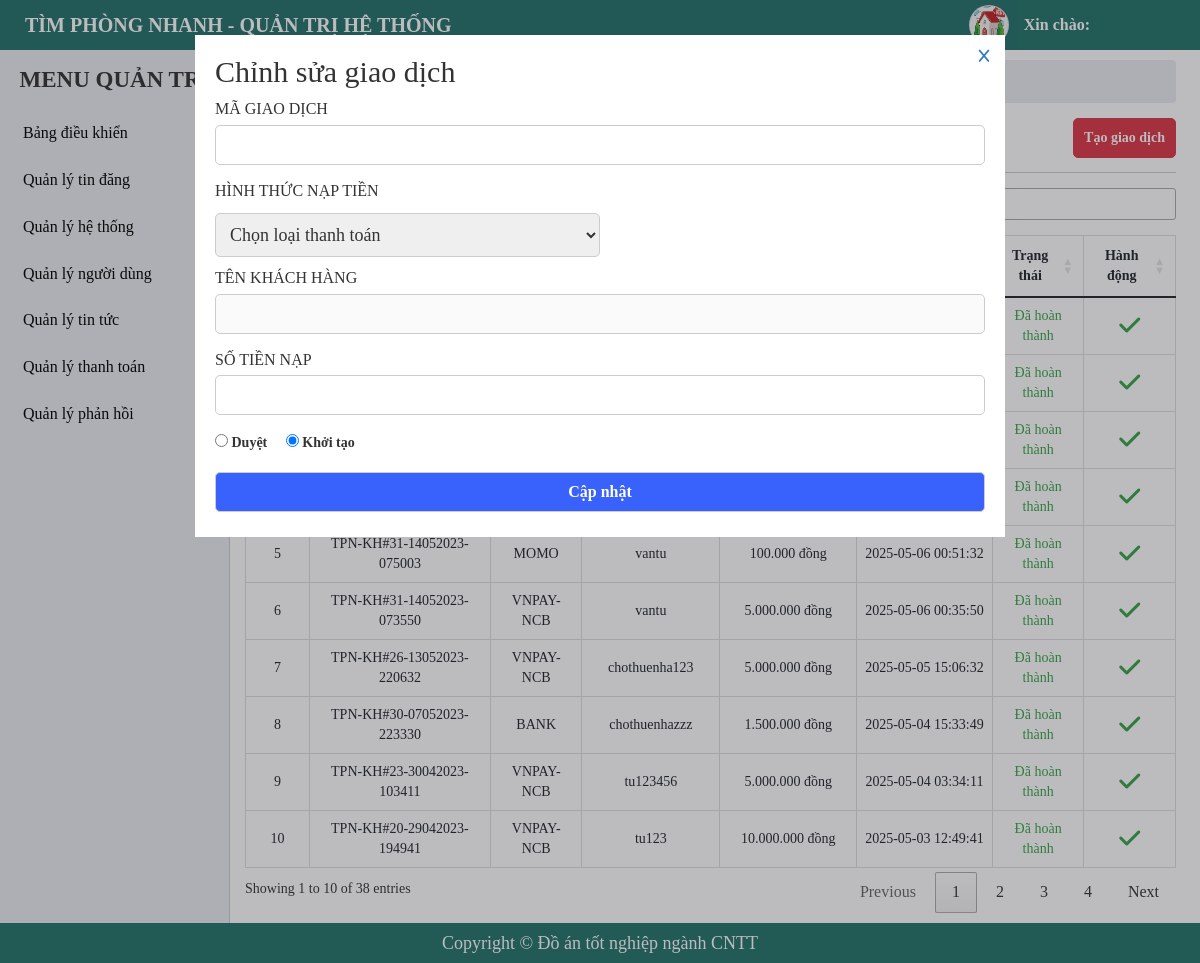
/admin/deposit-money-manager.php?id=167, run on the app's committed database.
### tables this page shows
CREATE TABLE `tbl_deposit_money` (
  `id` int(20) NOT NULL,
  `pay_code` varchar(255) NOT NULL,
  `pay_price` bigint(20) NOT NULL,
  `payments` varchar(255) NOT NULL,
  `user_id` bigint(20) NOT NULL,
  `status` tinyint(4) NOT NULL DEFAULT 0,
  `created_at` timestamp NOT NULL DEFAULT current_timestamp()
);

CREATE TABLE `tbl_user` (
  `id` bigint(20) NOT NULL,
  `fullname` varchar(255) NOT NULL,
  `username` varchar(255) NOT NULL,
  `password` varchar(255) NOT NULL,
  `email` varchar(255) NOT NULL,
  `phone` varchar(255) NOT NULL,
  `zalo` varchar(255) DEFAULT NULL,
  `address` varchar(255) DEFAULT NULL,
  `facebook` varchar(255) DEFAULT NULL,
  `avatar` varchar(255) DEFAULT NULL COMMENT 'ảnh đại diện',
  `balance` bigint(255) DEFAULT 0 COMMENT 'Số dư',
  `status` tinyint(4) NOT NULL DEFAULT 1 COMMENT 'trạng thái',
  `created_at` timestamp NOT NULL DEFAULT current_timestamp(),
  `created_ad` timestamp NOT NULL DEFAULT current_timestamp()
);

### admin/deposit-money-manager.php (the view, shortened to what this page needs)
<?php
    include './include/connect.php';
    $queryDep = $conn->prepare("SELECT dep.*, us.username FROM tbl_deposit_money dep JOIN tbl_user us ON us.id = dep.user_id ORDER BY dep.status ASC, dep.created_at DESC");
    $queryDep->execute();
    $resultsDep = $queryDep->fetchAll(PDO::FETCH_OBJ);
    $updateId = isset($_GET['id'])?$_GET['id']:'';
    if($updateId){
        $queryUpdate = $conn->prepare("SELECT dep.*, us.username FROM tbl_deposit_money dep JOIN tbl_user us ON us.id = dep.user_id WHERE dep.id = $updateId");
        $queryUpdate->execute();
        $resultsUpdate = $queryUpdate->fetch(PDO::FETCH_OBJ);
    }
?>
<!DOCTYPE html>
<html lang="en">
<head>
    <?php include('include/link-css.php');?>
</head>
<body>
    <?php
     include('include/header.php');
    ?>
    <div id="main">
        <?php
        include('include/sidebar.php');
        ?>
        <div id="main-right">
            <nav aria-label="breadcrumb">
                <ol class="breadcrumb">
                    <li class="breadcrumb-item"><a href="#">Trang quản trị</a></li>
                    <li class="breadcrumb-item"><a href="#">Quản lý hệ thống</a></li>
                    <li class="breadcrumb-item active" aria-current="page">Quản lý nạp tiền</li>
                </ol>
            </nav>
            <section class="main-right-title">
                <div class="form-title">
                    <h1>Quản lý nạp tiền</h1>
                </div>
                <div class="account-btn">
                    <button class="btn btn-post btn-add">Tạo giao dịch</button>
                </div>
            </section>
            <div class="main-right-table">
                <table class="table table-bordered table-post-list" id = "table-manage">
                    <thead>
                        <tr>
                            <th style="width: 5%;" >STT</th>
                            <th style="width: 20%;" >Mã giao dịch</th>
                            <th style="width: 10%;" >Hình thức</th>
                            <th style="width: 15%;" >Khách hàng</th>
                            <th style="width: 15%;" >Số tiền</th>
                            <th style="width: 15%;" >Ngày thực hiện</th>
                            <th style="width: 10%;" >Trạng thái</th>
                            <th style="width: 10%;" >Hành động</th>
                        </tr>
                    </thead>
                    <tbody >
                        <?php foreach ($resultsDep as $key => $value) { ?>
                            <tr>
                                <td><?php echo $key+1 ?></td>
                                <td>
                                    <p><?php echo $value -> pay_code ?></p>
                                </td>
                                <td>
                                    <p><?php echo $value ->payments ?></p>
                                </td>
                                <td>
                                    <p><?php echo $value -> username ?></p>
                                </td>
                                <td>
                                <div class="post_price">
                                        <?php
                                            $tien = (int) $value->pay_price;
                                            $bien = number_format($tien,0,",",".");
                                            echo $bien." đồng";
                                        ?>
                                    </div>
                                </td>
                                <td>
                                    <p><?php echo $value -> created_at ?></p>
                                </td>
                                <td>
                                    <?php if( $value -> status == 1){ ?>
                                        <p style = "color: #37a344;" >Đã hoàn thành</p>
                                    <?php }else{ ?>
                                        <p style = "color: red;">Khởi tạo</p>
                                    <?php } ?>
                                </td>
                                <td>
                                    <?php if( $value -> status == 1){ ?>
                                        <p class="btn-setting btn-edit" style = "color: #37a344;"><i class="fa-solid fa-check"></i></p>
                                    <?php } ?>
                                </td>
                            </tr>
                        <?php } ?>
                    </tbody>
                </table>
            </div>
        </div>
        <?php if(isset($_GET['id'])){?>
        <div class="form-act form-animation" style ="display: block;">
            <div class="form-act-edit">
                <div class="form-close">
                    <a href="./deposit-money-manager.php"><i class="fa-solid fa-x"></i></a>
                </div>
                <form action="" method="post">
                    <h2>Chỉnh sửa giao dịch</h2>
                    <div class="form-contact form-validator ">
                        <lable class="contact-title">Mã giao dịch</lable>
                        <input type="text" name="pay_code"  id="pay_code" value = "<?php echo $resultsUpdate->pay_code ?>">
                    </div>
                    <div class="form-contact form-validator ">
                        <p class="contact-title">Hình thức nạp tiền</p>
                        <select  class="autobox form-focus boder-ra-5" name = "payments" id="payments" style="width: 50% ">
                            <option value="">Chọn loại thanh toán</option>
                        </select>
                    </div>
                    <div class="form-contact form-validator ">
                        <lable class="contact-title">Tên khách hàng</lable>
                        <input type="text" name="username"  id="username"  value = "<?php echo $resultsUpdate->username ?>" disabled>
                    </div>
                    <div class="form-contact form-validator ">
                        <lable class="contact-title">Số tiền nạp</lable>
                        <input type="number" name="price"  id=""  value = "<?php echo $resultsUpdate->pay_price ?>">
                    </div>
                    <div class="status" style = "margin-top: 10px;">
                        <label style = "margin-right: 15px;">
                            <input type="radio" name="status" id="" value ="1" <?php if($resultsUpdate->status == 1) echo  "checked = 'Checked'" ?>> Duyệt
                        </label>
                        <label>
                            <input type="radio" name="status" value ="0" <?php if($resultsUpdate->status == 0) echo  "checked = 'Checked'" ?> id="" > Khởi tạo
                        </label>
                    </div>
                    <div class="form-contact form-validator" id = "btn-submit">
                        <input type="submit" name ="update-form" value="Cập nhật" class="btn update-form " id = "update-form">
                    </div>
                </form>
            </div>
        </div>
        <?php }?>
    </div>
    <?php include('include/footer.php');?>
</body>
</html>

### admin/css/style.css (style rules this page uses)
* { margin: 0; padding: 0; box-sizing: border-box; font-family: "MS Mincho"; }
a, a:hover { text-decoration: none; transition: all 0.3s ease-in-out 0s; -moz-transition: all 0.3s ease-in-out 0s; -o-transition: all 0.3s ease-in-out 0s; -webkit-transition: all 0.3s ease-in-out 0s; -ms-transition: all 0.3s ease-in-out 0s; }
.btn { height: 40px; border-radius: 5px; border: 1px solid #3961fb; background: #3961fb; font-weight: 700; color: #fff; display: inline-flex; align-items: center; justify-content: center; text-decoration: none; cursor: pointer; padding: 0 10px; margin: 5px 0; }
body { height: 100%; }
#main-right { padding: 60px 24px 50px 245px; }
#main-right .breadcrumb { background-color: #eaecef; padding: 10px 20px; margin-bottom: 0; }
#main-right li, #main-right a { font-size: 16px; }
.main-right-title { display: flex; justify-content: space-between; border-bottom: 1px solid #ccc; margin-bottom: 15px; }
.form-title { margin: 15px 0; }
.form-title h1 { font-weight: 700; }
.account-btn { display: flex; justify-content: center; align-items: center; }
.btn-post { color: #fff; background-color: #dc3545; border-color: #dc3545; margin-left: 6px; }
#main-right .table-bordered th, .table-bordered td { text-align: center; font-size: 14px; }
.main-right-table .table-post-list { border-collapse: collapse; }
.table-post-list td { vertical-align: middle !important; white-space: normal; }
.table-post-list .btn-setting { margin: 0 5px; font-size: 24px !important; }
.form-act { position: fixed; top: 0; bottom: 0; right: 0; left: 0; background-color: rgba(33, 33, 45, 0.3); z-index: 999; display: none; }
.form-act-edit { margin-top: 35px; padding: 20px; width: 810px; background-color: rgba(255, 255, 255, 1); position: relative; left: 50%; transform: translate(-50%); }
.form-close { position: absolute; top: 0; right: 0; cursor: pointer; padding: 12px; }
.form-close i { width: 18px; height: 18px; line-height: 18px; text-align: center; }
.form-contact { margin-top: 10px; }
.form-contact .contact-title { font-size: 16px; text-transform: uppercase; margin: 10px 0; }
.form-contact input { font-size: 16px; width: 100%; height: 40px; border-radius: 5px; padding: 0 10px; border: 1px solid #ccc; outline-color: #41ff00; margin: 4px 0 5px; }
.form-contact select { width: 50%; border: 1px solid #ccc; border-radius: 5px; padding: 10px; font-size: 18px; outline: none; }
.boder-ra-5 { border: 1px solid #ccc; border-radius: 5px; }

### data on the page
tbl_deposit_money: status "Đã hoàn thành"
tbl_deposit_money: status "Đã hoàn thành"
tbl_deposit_money: status "Đã hoàn thành"
tbl_deposit_money: status "Đã hoàn thành"
tbl_deposit_money: pay_code "TPN-KH#31-14052023-075003", payments "MOMO", user.username "vantu", pay_price "100.000", created_at "2025-05-06 00:51:32", status "Đã hoàn thành"
tbl_deposit_money: pay_code "TPN-KH#31-14052023-073550", payments "VNPAY-NCB", user.username "vantu", pay_price "5.000.000", created_at "2025-05-06 00:35:50", status "Đã hoàn thành"
tbl_deposit_money: pay_code "TPN-KH#26-13052023-220632", payments "VNPAY-NCB", user.username "chothuenha123", pay_price "5.000.000", created_at "2025-05-05 15:06:32", status "Đã hoàn thành"
tbl_deposit_money: pay_code "TPN-KH#30-07052023-223330", payments "BANK", user.username "chothuenhazzz", pay_price "1.500.000", created_at "2025-05-04 15:33:49", status "Đã hoàn thành"
tbl_deposit_money: pay_code "TPN-KH#23-30042023-103411", payments "VNPAY-NCB", user.username "tu123456", pay_price "5.000.000", created_at "2025-05-04 03:34:11", status "Đã hoàn thành"
tbl_deposit_money: pay_code "TPN-KH#20-29042023-194941", payments "VNPAY-NCB", user.username "tu123", pay_price "10.000.000", created_at "2025-05-03 12:49:41", status "Đã hoàn thành"
